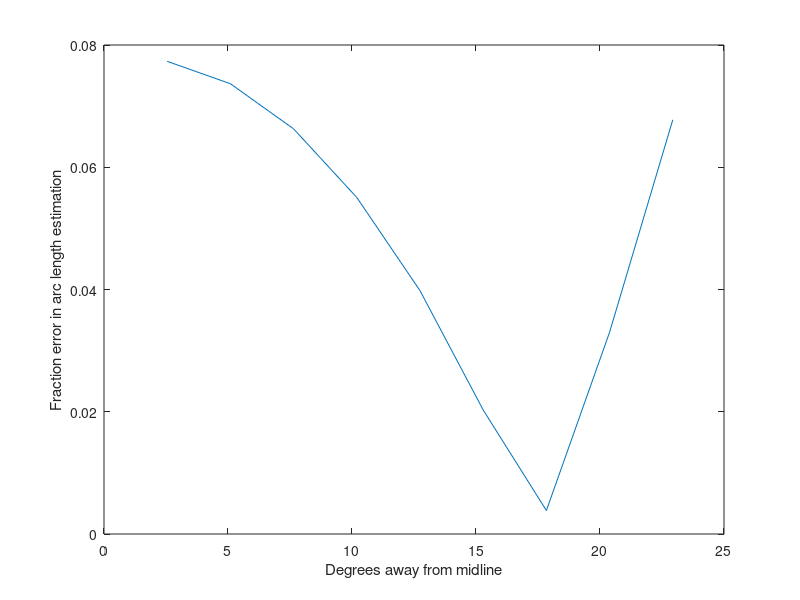

Recreate this plot in MATLAB.
% estimate_embryo_curvature

r = 50; % 3.5
h = 10;  % 0.7

%%

alpha = atan2(h,r);
s = h/asin(alpha);
gamma = pi/2-alpha;

R = s/(2*cos(gamma));

theta = asin(r/R);

theta_deg = rad2deg(theta);
curvature = 1/R;

display(['Transit angle (deg): ' num2str(theta_deg)]);
display(['Embryo curvature (a.u.): ' num2str(curvature)]);

%% Error as a function of angle

% Transverse length error:
thetas = linspace(0,theta,10);
delta_thetas = diff(thetas);
lengths = diff(thetas*R);

l_hats = (R-h)*(tan(thetas(1:end-1)+delta_thetas) - ...
    tan(thetas(1:end-1)));

thetas_deg = rad2deg(thetas);
figure,
plot(thetas_deg(2:end),abs(l_hats-lengths)./lengths);
xlabel('Degrees away from midline');
ylabel('Fraction error in arc length estimation');
